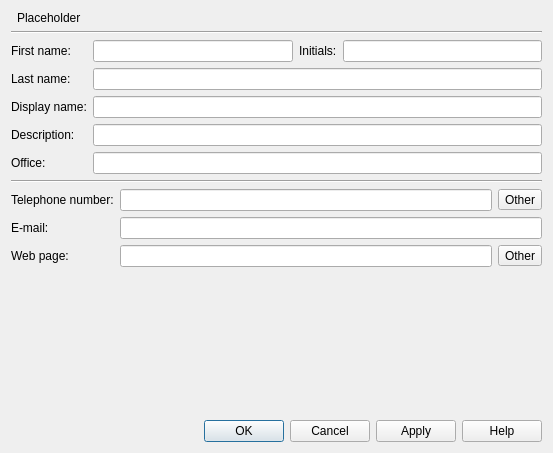
<?xml version="1.0" encoding="UTF-8"?>
<ui version="4.0">
 <class>generalComputerWidget</class>
 <widget class="QWidget" name="generalComputerWidget">
  <property name="geometry">
   <rect>
    <x>0</x>
    <y>0</y>
    <width>553</width>
    <height>453</height>
   </rect>
  </property>
  <property name="windowTitle">
   <string>Form</string>
  </property>
  <layout class="QGridLayout" name="gridLayout_3">
   <item row="0" column="0">
    <widget class="QWidget" name="widget" native="true">
     <property name="sizePolicy">
      <sizepolicy hsizetype="Fixed" vsizetype="Fixed">
       <horstretch>48</horstretch>
       <verstretch>48</verstretch>
      </sizepolicy>
     </property>
    </widget>
   </item>
   <item row="0" column="1">
    <widget class="QLabel" name="computerNamePlaceholderLabel">
     <property name="text">
      <string>Placeholder</string>
     </property>
    </widget>
   </item>
   <item row="1" column="0" colspan="2">
    <widget class="Line" name="line">
     <property name="orientation">
      <enum>Qt::Horizontal</enum>
     </property>
    </widget>
   </item>
   <item row="2" column="0" colspan="2">
    <layout class="QGridLayout" name="gridLayout_2">
     <item row="0" column="0">
      <widget class="QLabel" name="firstNameLabel">
       <property name="text">
        <string>First name:</string>
       </property>
      </widget>
     </item>
     <item row="0" column="1">
      <widget class="QLineEdit" name="computerNameLineEdit">
       <property name="readOnly">
        <bool>true</bool>
       </property>
      </widget>
     </item>
     <item row="0" column="2">
      <widget class="QLabel" name="initialsLabel">
       <property name="text">
        <string>Initials:</string>
       </property>
      </widget>
     </item>
     <item row="0" column="3">
      <widget class="QLineEdit" name="initialsLineEdit">
       <property name="readOnly">
        <bool>true</bool>
       </property>
      </widget>
     </item>
     <item row="1" column="0">
      <widget class="QLabel" name="lastNameLabel">
       <property name="text">
        <string>Last name:</string>
       </property>
       <property name="textFormat">
        <enum>Qt::AutoText</enum>
       </property>
       <property name="openExternalLinks">
        <bool>false</bool>
       </property>
      </widget>
     </item>
     <item row="1" column="1" colspan="3">
      <widget class="QLineEdit" name="lastNameLineEdit">
       <property name="readOnly">
        <bool>true</bool>
       </property>
      </widget>
     </item>
     <item row="2" column="0">
      <widget class="QLabel" name="displayNameLabel">
       <property name="text">
        <string>Display name:</string>
       </property>
      </widget>
     </item>
     <item row="2" column="1" colspan="3">
      <widget class="QLineEdit" name="displayNameLineEdit">
       <property name="readOnly">
        <bool>true</bool>
       </property>
      </widget>
     </item>
     <item row="3" column="0">
      <widget class="QLabel" name="descriptionLabel">
       <property name="text">
        <string>Description:</string>
       </property>
      </widget>
     </item>
     <item row="3" column="1" colspan="3">
      <widget class="QLineEdit" name="descriptionLineEdit">
       <property name="readOnly">
        <bool>true</bool>
       </property>
      </widget>
     </item>
     <item row="4" column="0">
      <widget class="QLabel" name="officeLabel">
       <property name="text">
        <string>Office:</string>
       </property>
      </widget>
     </item>
     <item row="4" column="1" colspan="3">
      <widget class="QLineEdit" name="officeLineEdit">
       <property name="readOnly">
        <bool>true</bool>
       </property>
      </widget>
     </item>
    </layout>
   </item>
   <item row="3" column="0" colspan="2">
    <widget class="Line" name="line_2">
     <property name="orientation">
      <enum>Qt::Horizontal</enum>
     </property>
    </widget>
   </item>
   <item row="4" column="0" colspan="2">
    <layout class="QGridLayout" name="gridLayout">
     <item row="0" column="0">
      <widget class="QLabel" name="telephoneNumberLabel">
       <property name="text">
        <string>Telephone number:</string>
       </property>
      </widget>
     </item>
     <item row="0" column="1">
      <widget class="QLineEdit" name="telephoneNumberLineEdit">
       <property name="readOnly">
        <bool>true</bool>
       </property>
      </widget>
     </item>
     <item row="0" column="2">
      <widget class="QToolButton" name="telephoneNumberOtherButton">
       <property name="text">
        <string>Other</string>
       </property>
      </widget>
     </item>
     <item row="1" column="0">
      <widget class="QLabel" name="emailLabel">
       <property name="text">
        <string>E-mail:</string>
       </property>
      </widget>
     </item>
     <item row="1" column="1" colspan="2">
      <widget class="QLineEdit" name="emailLineEdit">
       <property name="readOnly">
        <bool>true</bool>
       </property>
      </widget>
     </item>
     <item row="2" column="0">
      <widget class="QLabel" name="webPageLabel">
       <property name="text">
        <string>Web page:</string>
       </property>
      </widget>
     </item>
     <item row="2" column="1">
      <widget class="QLineEdit" name="webPageLineEdit">
       <property name="readOnly">
        <bool>true</bool>
       </property>
      </widget>
     </item>
     <item row="2" column="2">
      <widget class="QToolButton" name="webPageOtherButton">
       <property name="text">
        <string>Other</string>
       </property>
      </widget>
     </item>
    </layout>
   </item>
   <item row="5" column="0" colspan="2">
    <spacer name="verticalSpacer">
     <property name="orientation">
      <enum>Qt::Vertical</enum>
     </property>
     <property name="sizeHint" stdset="0">
      <size>
       <width>468</width>
       <height>88</height>
      </size>
     </property>
    </spacer>
   </item>
   <item row="6" column="0" colspan="2">
    <widget class="QDialogButtonBox" name="dialogButtonBox">
     <property name="standardButtons">
      <set>QDialogButtonBox::Apply|QDialogButtonBox::Cancel|QDialogButtonBox::Help|QDialogButtonBox::Ok</set>
     </property>
     <property name="centerButtons">
      <bool>false</bool>
     </property>
    </widget>
   </item>
  </layout>
 </widget>
 <resources/>
 <connections/>
</ui>
